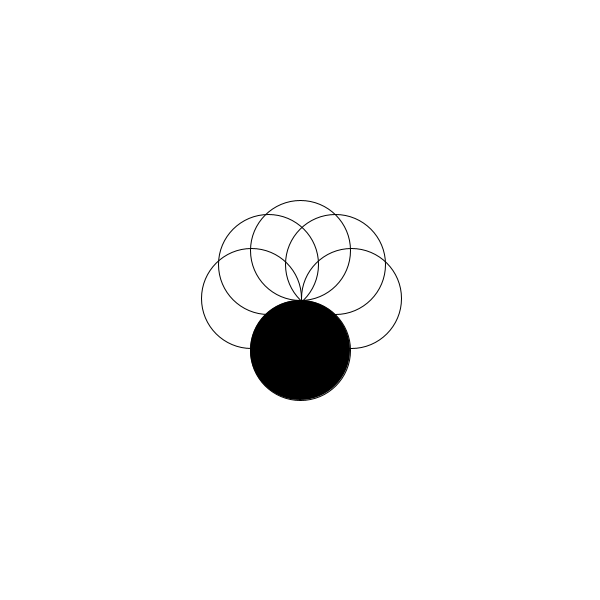
Frame 1 (no input)
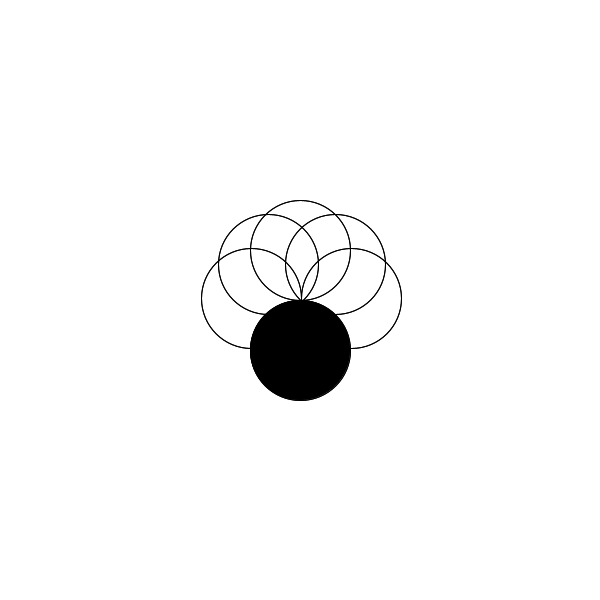
Frame 2 (the mouse pressed at the canvas centre, redrawn once)

The Processing sketch that drew these frames (run headless with seeded random() and noise(); the mouse was pressed at the canvas centre and the sketch redrawn once):

// Processing sketch: processing_85523
// ── processing_85523.pde

  void setup () 
{
  size(600,600);
  //Fond blanc
  background(255); 
  smooth();
}

void draw()
{
  //Je créer une ellipse non remplie. (ellipse en haut)
  noFill();
  ellipse(300,250,100,100);
  //Je créer trois autres ellipses de la même taille. DUPLICATION/JUXTAPOSITION
  //(Ellipse en bas) 
  fill(0);
  ellipse(300,350,100,100);
  //Ellipse à gauche) 
  noFill();
  ellipse(251,298,100,100);
  //(Ellipse à droite)
  ellipse(351,298,100,100);
  
  //Nouvelle série de quatre ellipses de la même taille. JUXTAPOSITION
  //Ellipse en haut à gauche
  ellipse(335,264,100,100);
  //Ellipse en haut à gauche
  ellipse(268,264,100,100);
  
  noLoop();
}
